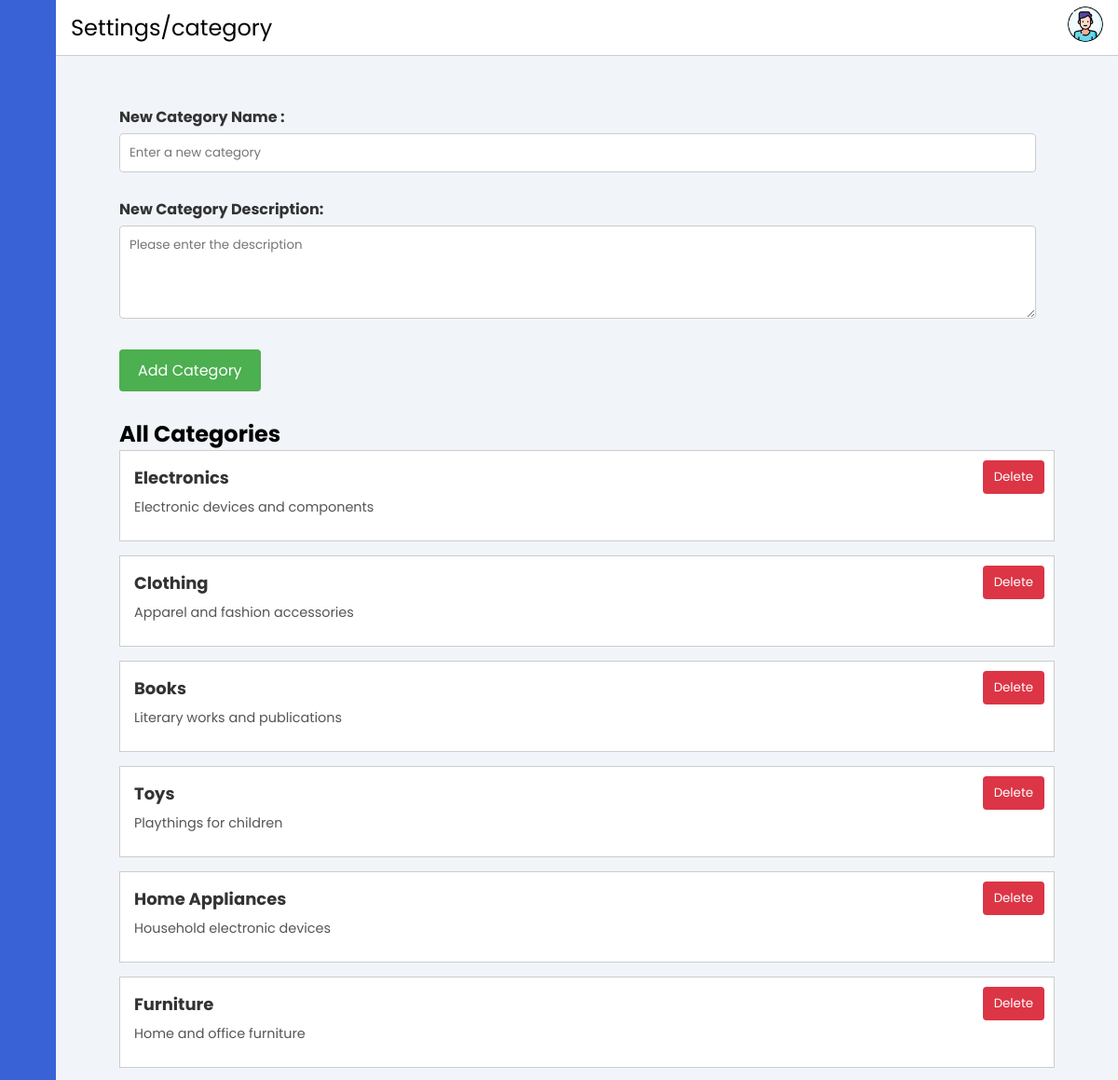
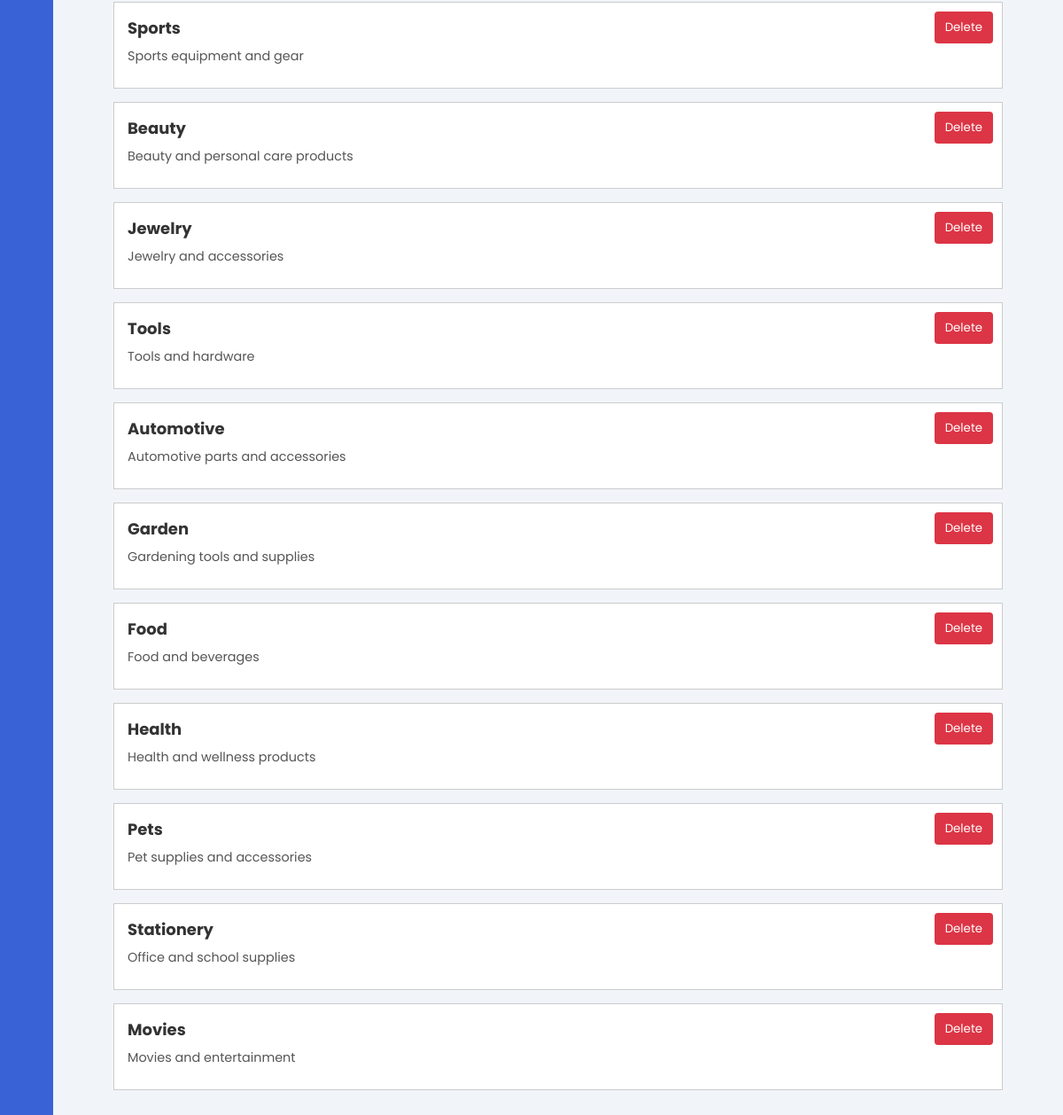
The app's page /layout/settings-category.php with its own data (2 pictures, top to bottom).
### tables this page shows
CREATE TABLE IF NOT EXISTS Category (
    CategoryID INT AUTO_INCREMENT PRIMARY KEY,
    Name VARCHAR(50) NOT NULL,
    Description TEXT
);

### layout/settings-category.php (the view, shortened to what this page needs)
<?php
include '../contain/header.php';
include("../database/database-connect.php");
$sql = "SELECT * FROM Category";
$result = $conn->query($sql);
$categories = [];
if ($result->num_rows > 0) {
    while ($row = $result->fetch_assoc()) {
        $categories[] = array(
            'CategoryID' => $row['CategoryID'],
            'Name' => $row['Name'],
            'Description' => $row['Description']
        );
    }
}
?>
<div class="main-content">
    <?php
    include '../contain/horizontal-bar.php';
    ?>
    <main>
        <div class="form-container">
            <form action="<?= $_SERVER['PHP_SELF'] ?>" method="post">
                <div class="form-group">
                    <label for="newCategory">New Category Name :</label>
                    <input type="text" id="newCategory" name="newCategory" placeholder="Enter a new category" required>
                </div>
                <div class="form-group">
                    <label for="description">New Category Description:</label>
                    <textarea id="description" name="description" placeholder="Please enter the description" required></textarea>
                </div>
                <div class="form-group">
                    <button type="submit">Add Category</button>
                </div>
            </form>
            <h2>All Categories</h2>
            <?php if (empty($categories)): ?>
                <p>No categories available.</p>
            <?php else: ?>
                <ul class="category-list">
                    <?php foreach ($categories as $category): ?>
                        <li>
                            <form action="<?= $_SERVER['PHP_SELF'] ?>" method="post">
                                <div class="category-details">
                                    <strong class="category-name">
                                        <?= $category['Name'] ?>
                                    </strong>
                                    <?php if (!empty($category['Description'])): ?>
                                        <p class="category-description">
                                            <?= $category['Description'] ?>
                                        </p>
                                    <?php endif; ?>
                                </div>
                                <button type="submit" class="delete-button"
                                    onclick="return confirm('Are you sure you want to delete this category?')">Delete</button>
                            </form>
                        </li>
                    <?php endforeach; ?>
                </ul>
            <?php endif; ?>
        </div>
    </main>
</div>
</body>
</html>

### css/style.css (style rules this page uses)
main { margin-top: 4vh; min-height: 90vh; padding: 1rem 3rem; }
.form-container { padding: 20px; margin-top: 20px; border-radius: 5px; width: 100%; margin-left: auto; margin-right: auto; }
.form-group { margin-bottom: 20px; }
.form-group label { display: block; font-weight: bold; margin-bottom: 5px; color: #333; }
.form-group textarea { resize: vertical; overflow: auto; min-height: 100px; }
.form-group input, .form-group select, .form-group textarea { width: calc(100% - 20px); padding: 10px; border: 1px solid #ccc; border-radius: 4px; margin-bottom: 0.5em; }
.form-group button { padding: 10px 20px; border: none; border-radius: 4px; cursor: pointer; font-size: 1em; margin-right: 10px; margin-bottom: 0.5em; }
.form-group button[type="submit"] { background-color: #4CAF50; color: white; }
.category-list { list-style: none; padding: 0; }
.category-list li { border: 1px solid #ccc; padding: 15px; margin-bottom: 15px; position: relative; background-color: #fff; transition: box-shadow 0.3s ease; }
.category-list li strong { display: block; font-size: 1.2rem; margin-bottom: 8px; color: #333; }
.category-list li p { font-size: 0.9rem; color: #555; margin-bottom: 5px; }
.category-list .category-details { margin-bottom: 10px; }
.category-list .category-name { font-weight: bold; font-size: 18px; color: #333; }
.category-list .category-description { color: #555; }
.category-list .delete-button { position: absolute; top: 10px; right: 10px; background-color: #dc3545; color: #fff; border: none; padding: 8px 12px; cursor: pointer; border-radius: 4px; }

### css/header.css (style rules this page uses)
:root { --main-color: #3A62D7; --color-dark: #1D2231; --text-grey: #8390A2; }
* { font-family: 'Poppins', sans-serif; margin: 0; padding: 0; text-decoration: none; list-style-type: none; box-sizing: border-box; }
body { background: #f1f5f9; }
.main-content { position: relative; margin-left: 240px; transition: margin-left 500ms; }
@media only screen and (max-width: 1200px) { .main-content { margin-left: 60px; } }

### records on screen
category: Name "Electronics", Description "Electronic devices and components"
category: Name "Clothing", Description "Apparel and fashion accessories"
category: Name "Books", Description "Literary works and publications"
category: Name "Toys", Description "Playthings for children"
category: Name "Home Appliances", Description "Household electronic devices"
category: Name "Furniture", Description "Home and office furniture"
category: Name "Sports", Description "Sports equipment and gear"
category: Name "Beauty", Description "Beauty and personal care products"
category: Name "Jewelry", Description "Jewelry and accessories"
category: Name "Tools", Description "Tools and hardware"
category: Name "Automotive", Description "Automotive parts and accessories"
category: Name "Garden", Description "Gardening tools and supplies"
category: Name "Food", Description "Food and beverages"
category: Name "Health", Description "Health and wellness products"
category: Name "Pets", Description "Pet supplies and accessories"
category: Name "Stationery", Description "Office and school supplies"
category: Name "Movies", Description "Movies and entertainment"

### other values on screen
$pathtitle "Settings/category"
